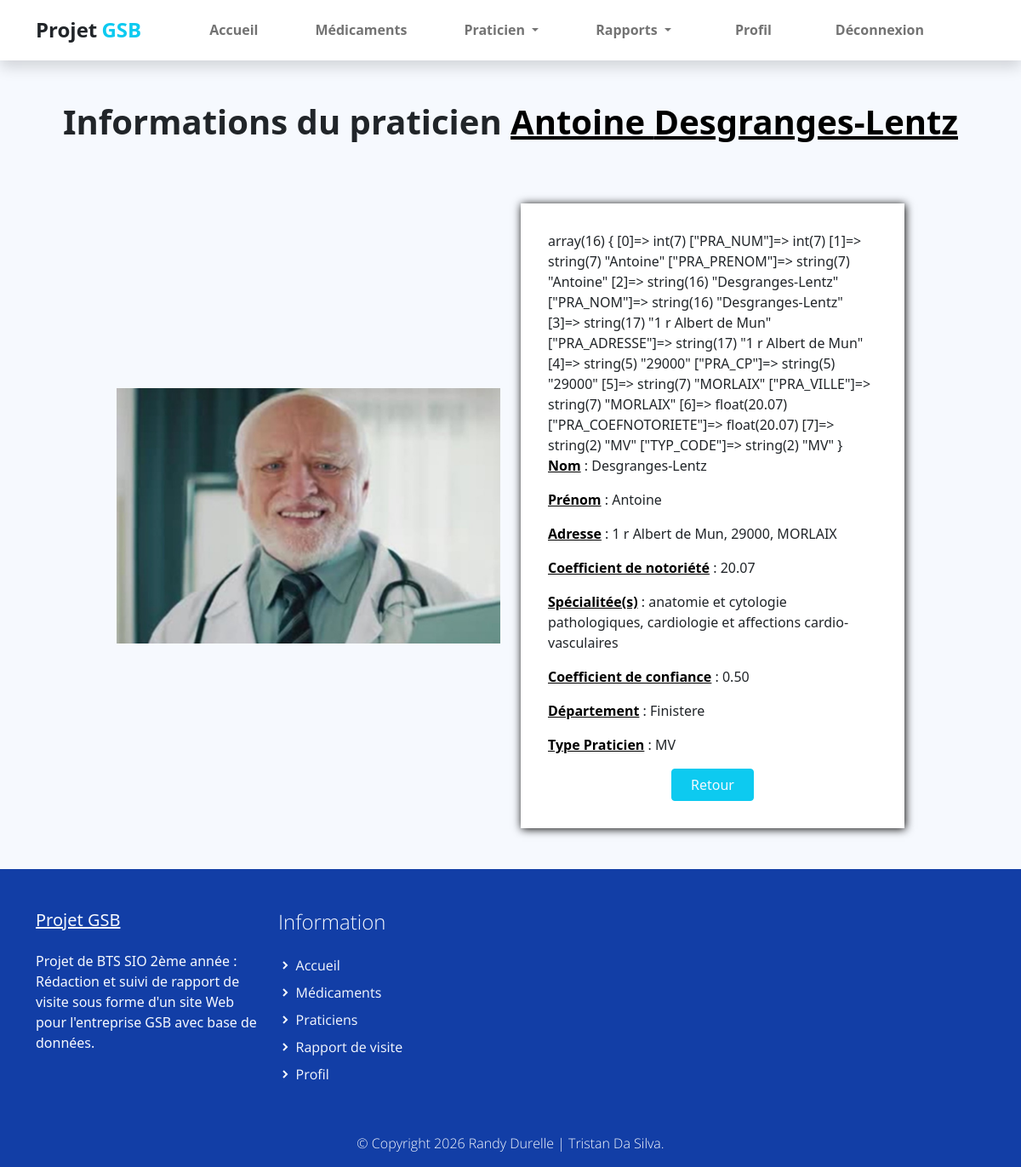
/index.php?uc=praticien&action=afficherpraticien&praticien=7 (signed in), run on the app's committed database.
### tables this page shows
CREATE TABLE IF NOT EXISTS `praticien` (
  `PRA_NUM` int(11) NOT NULL,
  `PRA_PRENOM` varchar(30) DEFAULT NULL,
  `PRA_NOM` varchar(30) DEFAULT NULL,
  `PRA_ADRESSE` varchar(50) DEFAULT NULL,
  `PRA_CP` varchar(5) DEFAULT NULL,
  `PRA_VILLE` varchar(25) DEFAULT NULL,
  `PRA_COEFNOTORIETE` float DEFAULT NULL,
  `TYP_CODE` varchar(3) NOT NULL,
  PRIMARY KEY (`PRA_NUM`),
  KEY `praticien_type_praticien0_FK` (`TYP_CODE`)
);

CREATE TABLE IF NOT EXISTS `departement` (
  `NoDEPT` int(11) NOT NULL,
  `Departement` varchar(30) NOT NULL,
  `REG_CODE` varchar(2) NOT NULL,
  PRIMARY KEY (`NoDEPT`),
  KEY `REG_CODE` (`REG_CODE`)
);

### modele/praticien.modele.inc.php (called while the page is built, shortened)
<?php
function getPraticienById($id)
{
    try {
        $monPdo = connexionPDO();
        $req = 'SELECT * FROM praticien WHERE PRA_NUM = :id';
        $stmt = $monPdo->prepare($req);
        $stmt->bindParam(':id', $id, PDO::PARAM_INT);
        $stmt->execute();
        $result = $stmt->fetch();
        return $result;
    } catch (PDOException $e) {
        print "Erreur !: " . $e->getMessage();
        die();
    }
}
function getInfosPraticien($id)
{
    try {
        $monPdo = connexionPDO();
        $req = "
            SELECT
                p.PRA_NOM AS Nom,
                p.PRA_PRENOM AS Prenom,
                CONCAT(p.PRA_ADRESSE, ', ', p.PRA_CP, ', ', p.PRA_VILLE) AS Adresse,
                p.PRA_COEFNOTORIETE AS Telephone,
                d.Departement AS Departement
            FROM praticien p
            LEFT JOIN departement d ON LEFT(p.PRA_CP, 2) = d.NoDEPT
            WHERE p.PRA_NUM = :id
        ";
        $stmt = $monPdo->prepare($req);
        $stmt->bindParam(':id', $id, PDO::PARAM_INT);
        $stmt->execute();
        $result = $stmt->fetch();
        return $result;
    } catch (PDOException $e) {
        print "Erreur !: " . $e->getMessage();
        die();
    }
}
function getSpecialitePraticien($id)
{
    $monPdo = connexionPDO();
    $req = "
        SELECT s.SPE_LIBELLE
        FROM praticien p
        LEFT JOIN posseder po ON p.PRA_NUM = po.PRA_NUM
        LEFT JOIN specialite s ON po.SPE_CODE = s.SPE_CODE
        WHERE p.PRA_NUM = :id
    ";
    $stmt = $monPdo->prepare($req);
    $stmt->bindParam(':id', $id, PDO::PARAM_INT);
    $stmt->execute();
    $result = $stmt->fetchAll(PDO::FETCH_COLUMN);
    $result = array_filter($result, function($val) {
        return $val !== null;
    });
    return $result;
}
function getCoefConfiance($pra_num)
{
    try {
        $monPdo = connexionPDO();
        $req = "SELECT s.SPE_LIBELLE, p.POS_COEFPRESCRIPTIO, p.POS_DIPLOME
                FROM posseder p
                JOIN specialite s ON p.SPE_CODE = s.SPE_CODE
                WHERE p.PRA_NUM = :pra_num";
        $stmt = $monPdo->prepare($req);
        $stmt->bindParam(':pra_num', $pra_num, PDO::PARAM_INT);
        $stmt->execute();
        return $stmt->fetchAll();
    } catch (PDOException $e) {
        print "Erreur !: " . $e->getMessage();
        die();
    }
}

### vues/v_afficherPraticien.php (the view)
<section class="bg-light">
    <div class="container">
        <div class="structure-hero pt-lg-5 pt-4">
            <h1 class="titre text-center">Informations du praticien <span class="carac"><?php echo $infos['Prenom'] .' '. $infos['Nom']; ?></span></h1>
        </div>
        <div class="row align-items-center justify-content-center">
            <div class="test col-12 col-sm-8 col-lg-6 col-xl-5 col-xxl-4 py-lg-5">
                <img class="img-fluid" src="assets/img/medecin.jpg">
            </div>
            <div class="test col-12 col-sm-8 col-lg-6 col-xl-5 col-xxl-4 py-lg-5 py-3">
                <div class="formulaire"><?php
                var_dump($praticien);
                    if (!empty($infos)) : ?>
                        <p><span class="carac">Nom</span> : <?php echo $infos['Nom']; ?></p>
                        <p><span class="carac">Prénom</span> : <?php echo $infos['Prenom']; ?></p>
                        <p><span class="carac">Adresse</span> : <?php echo $infos['Adresse']; ?></p>
                        <p><span class="carac">Coefficient de notoriété</span> : <?php echo $infos['Telephone']; ?></p>
                        <p><span class="carac">Spécialitée(s)</span> : <?php if(!empty($specialite)) { echo implode(', ', $specialite); } else { echo 'Aucune(s) spécialitée(s)'; } ?></p>
                        <p><span class="carac">Coefficient de confiance</span> :
                        <?php
                        if (!empty($coefConfiance)) {
                            $total = 0;
                            foreach ($coefConfiance as $coef) {
                                $total += $coef['POS_COEFPRESCRIPTIO'];
                            }
                            $moyenne = $total / count($coefConfiance);
                            echo number_format($moyenne, 2);
                        } else {
                            echo 'Non défini';
                        }
                        ?></p>
                        <p><span class="carac">Département</span> : <?php echo $infos['Departement']; ?></p>
                        <p><span class="carac">Type Praticien</span> : <?php echo $praticien['TYP_CODE']; ?></p>
                    <?php endif; ?>
                    <input class="btn btn-info text-light valider col-6 col-sm-5 col-md-4 col-lg-3" type="button" onclick="history.go(-1)" value="Retour">
                </div>
            </div>
        </div>
    </div>
</section>

### assets/css/gsb.css (style rules this page uses)
p, a { font-weight: 400; }

### assets/css/custom.css (style rules this page uses)
body, html { height: 100%; margin: 0; padding: 0; }
body { background: #f6f9fe !important; width: 100%; position: relative; display: table; }
.carac { text-decoration: underline; font-weight: 600; color: #000; }
.valider { display: block; margin-right: auto; margin-left: auto; height: fit-content; }
.test { display: flex; flex-direction: column; align-items: center; }
.titre { font-weight: 600; padding-bottom: 1rem; }
.formulaire { background-color: white; padding: 2em; box-shadow: 1px 1px 10px black; width: 100%; }
.bg-light { background-color: #f6f9fe; }
.structure-hero { display: flex; flex-direction: column; align-items: center; }

### data on the page
praticien: PRA_PRENOM "Antoine", PRA_NOM "Desgranges-Lentz", PRA_COEFNOTORIETE "20.07", departement.Departement "Finistere", TYP_CODE "MV"

### other printed values
$infos['Adresse'] "1 r Albert de Mun, 29000, MORLAIX"
implode(', ', $specialite) "anatomie et cytologie pathologiques, cardiologie et affections cardio-vasculaires"
$moyenne "0.50"
